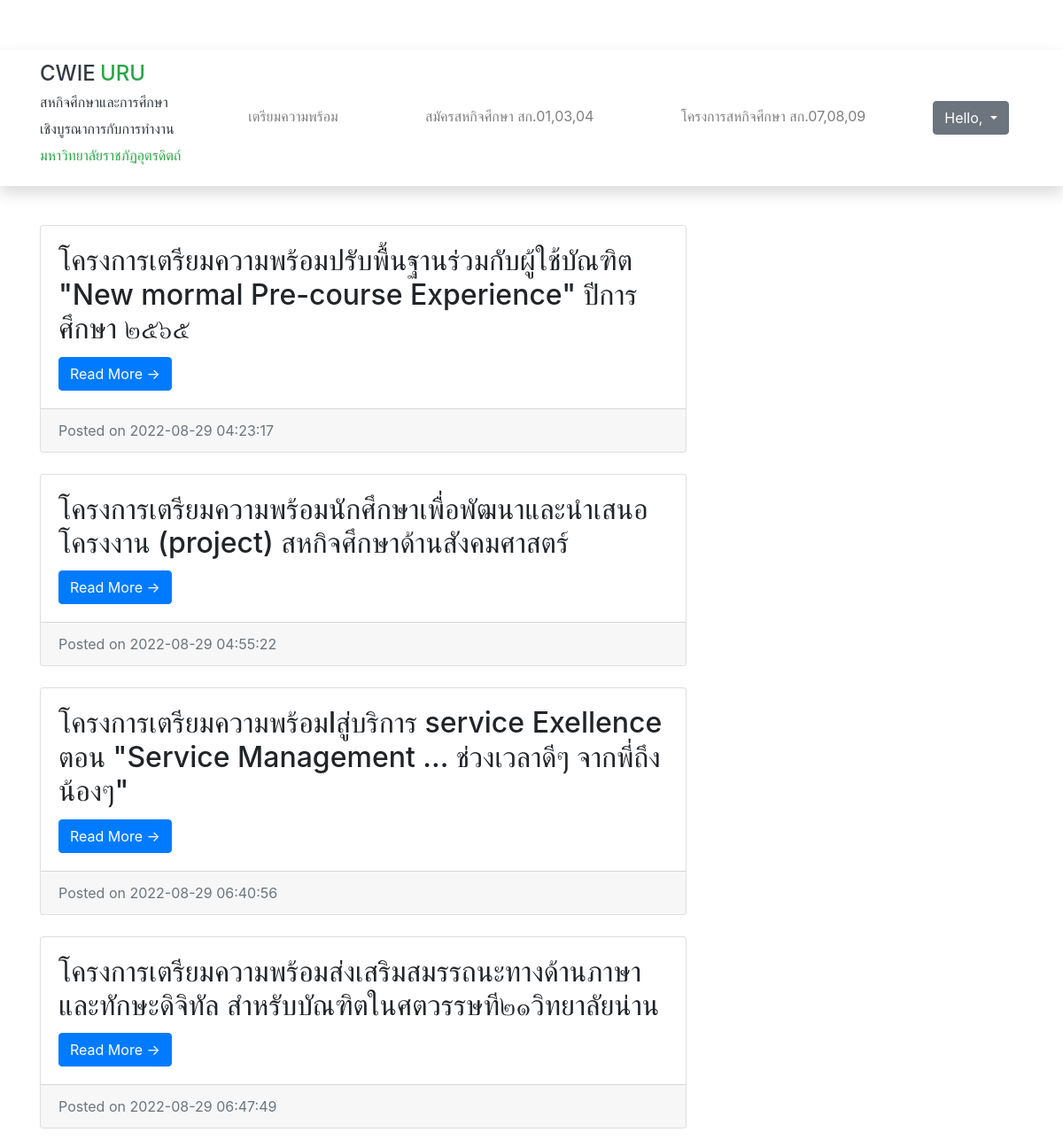
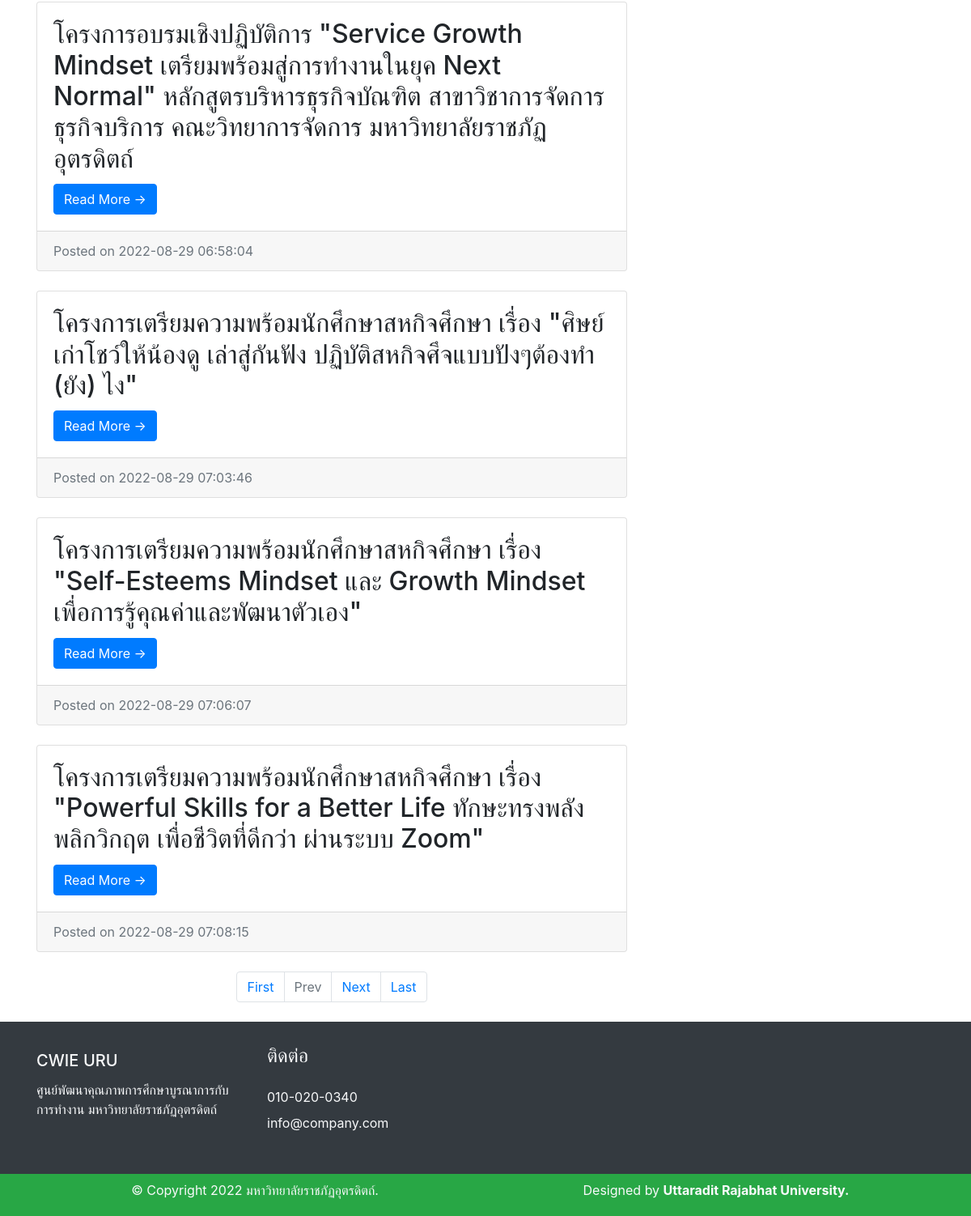
Screenshot of /search.php with the database file from the repository (2 pictures, top to bottom).
### tables this page shows
CREATE TABLE `tblposts` (
  `id` int(11) NOT NULL,
  `PostTitle` longtext DEFAULT NULL,
  `CategoryId` int(11) DEFAULT NULL,
  `SubCategoryId` int(11) DEFAULT NULL,
  `PostDetails` longtext DEFAULT NULL,
  `PostingDate` timestamp NULL DEFAULT current_timestamp(),
  `UpdationDate` timestamp NULL DEFAULT NULL ON UPDATE current_timestamp(),
  `Is_Active` int(1) DEFAULT NULL,
  `PostUrl` mediumtext DEFAULT NULL,
  `PostImage` varchar(255) DEFAULT NULL,
  `hourspost` int(2) NOT NULL,
  `status` int(11) NOT NULL,
  `userlimit` int(11) NOT NULL,
  `limitcount` int(11) NOT NULL,
  `evendate` date NOT NULL,
  `evendate2` date NOT NULL,
  `doc_name` varchar(200) NOT NULL,
  `doc_file` varchar(100) NOT NULL
);

### search.php (the view, shortened to what this page needs)
<?php
include('includes/config.php');
    ?>
<!DOCTYPE html>
<html lang="en">
  <head>
    <link href="vendor/bootstrap/css/bootstrap.min.css" rel="stylesheet">
    <link href="css/modern-business.css" rel="stylesheet">
  </head>
  <body>
   <?php include('includes/header.php');?>
    <div class="container">
      <div class="row" style="margin-top: 4%">
        <div class="col-md-8">
<?php
     if (isset($_GET['pageno'])) {
            $pageno = $_GET['pageno'];
        } else {
            $pageno = 1;
        }
        $no_of_records_per_page = 8;
        $offset = ($pageno-1) * $no_of_records_per_page;
        $total_pages_sql = "SELECT COUNT(*) FROM tblposts";
        $result = mysqli_query($con,$total_pages_sql);
        $total_rows = mysqli_fetch_array($result)[0];
        $total_pages = ceil($total_rows / $no_of_records_per_page);
$query=mysqli_query($con,"select tblposts.id as pid,tblposts.PostTitle as posttitle,tblcategory.CategoryName as category,tblsubcategory.Subcategory as subcategory,tblposts.PostDetails as postdetails,tblposts.PostingDate as postingdate,tblposts.PostUrl as url from tblposts left join tblcategory on tblcategory.id=tblposts.CategoryId left join  tblsubcategory on  tblsubcategory.SubCategoryId=tblposts.SubCategoryId where tblposts.PostTitle like '%$st%' and tblposts.Is_Active=1 LIMIT $offset, $no_of_records_per_page");
$rowcount=mysqli_num_rows($query);
if($rowcount==0)
{
echo "No record found";
}
else {
while ($row=mysqli_fetch_array($query)) {
?>
          <div class="card mb-4">
            <div class="card-body">
              <h2 class="card-title"><?php echo htmlentities($row['posttitle']);?></h2>
              <a href="news-details.php?nid=<?php echo htmlentities($row['pid'])?>" class="btn btn-primary">Read More &rarr;</a>
            </div>
            <div class="card-footer text-muted">
              Posted on <?php echo htmlentities($row['postingdate']);?>
            </div>
          </div>
<?php } ?>
    <ul class="pagination justify-content-center mb-4">
        <li class="page-item"><a href="?pageno=1"  class="page-link">First</a></li>
        <li class="<?php if($pageno <= 1){ echo 'disabled'; } ?> page-item">
            <a href="<?php if($pageno <= 1){ echo '#'; } else { echo "?pageno=".($pageno - 1); } ?>" class="page-link">Prev</a>
        </li>
        <li class="<?php if($pageno >= $total_pages){ echo 'disabled'; } ?> page-item">
            <a href="<?php if($pageno >= $total_pages){ echo '#'; } else { echo "?pageno=".($pageno + 1); } ?> " class="page-link">Next</a>
        </li>
        <li class="page-item"><a href="?pageno=<?php echo $total_pages; ?>" class="page-link">Last</a></li>
    </ul>
<?php } ?>
        </div>
      </div>
    </div>
      <?php include('includes/footer.php');?>
</head>
  </body>
</html>

### css/modern-business.css (style rules this page uses)
body { padding-top: 54px; }
@media (min-width: 992px) { body { padding-top: 56px; } }

### rows the page displays
tblposts: PostTitle "โครงการเตรียมความพร้อมปรับพื้นฐานร่วมกับผู้ใช้บัณฑิต \"New mormal Pre-course Experience\" ปีการศึกษา ๒๕๖๕", PostingDate "2022-08-29 04:23:17"
tblposts: PostTitle "โครงการเตรียมความพร้อมนักศึกษาเพื่อพัฒนาและนำเสนอโครงงาน (project) สหกิจศึกษาด้านสังคมศาสตร์", PostingDate "2022-08-29 04:55:22"
tblposts: PostTitle "โครงการเตรียมความพร้อมlสู่บริการ service Exellence ตอน \"Service Management ... ช่วงเวลาดีๆ จากพี่ถึงน้องๆ\"", PostingDate "2022-08-29 06:40:56"
tblposts: PostTitle "โครงการเตรียมความพร้อมส่งเสริมสมรรถนะทางด้านภาษาและทักษะดิจิทัล สำหรับบัณฑิตในศตวรรษที๒๑วิทยาลัยน่าน", PostingDate "2022-08-29 06:47:49"
tblposts: PostTitle "โครงการอบรมเชิงปฏิบัติการ \"Service Growth Mindset เตรียมพร้อมสู่การทำงานในยุค Next Normal\" หลักสูตรบริหารธุรกิจบัณฑิต สาขาวิชาการจัดการธุรกิจบริการ คณะวิทยาการจัดการ มหาวิทยาลัยราชภัฏอุตรดิตถ์", PostingDate "2022-08-29 06:58:04"
tblposts: PostTitle "โครงการเตรียมความพร้อมนักศึกษาสหกิจศึกษา เรื่อง \"ศิษย์เก่าโชว์ให้น้องดู เล่าสู่กันฟัง ปฏิบัติสหกิจศึจแบบปังๆต้องทำ (ยัง) ไง\"", PostingDate "2022-08-29 07:03:46"
tblposts: PostTitle "โครงการเตรียมความพร้อมนักศึกษาสหกิจศึกษา เรื่อง \"Self-Esteems Mindset และ Growth Mindset เพื่อการรู้คุณค่าและพัฒนาตัวเอง\"", PostingDate "2022-08-29 07:06:07"
tblposts: PostTitle "โครงการเตรียมความพร้อมนักศึกษาสหกิจศึกษา เรื่อง \"Powerful Skills for a Better Life ทักษะทรงพลัง พลิกวิกฤต เพื่อชีวิตที่ดีกว่า ผ่านระบบ Zoom\"", PostingDate "2022-08-29 07:08:15"
